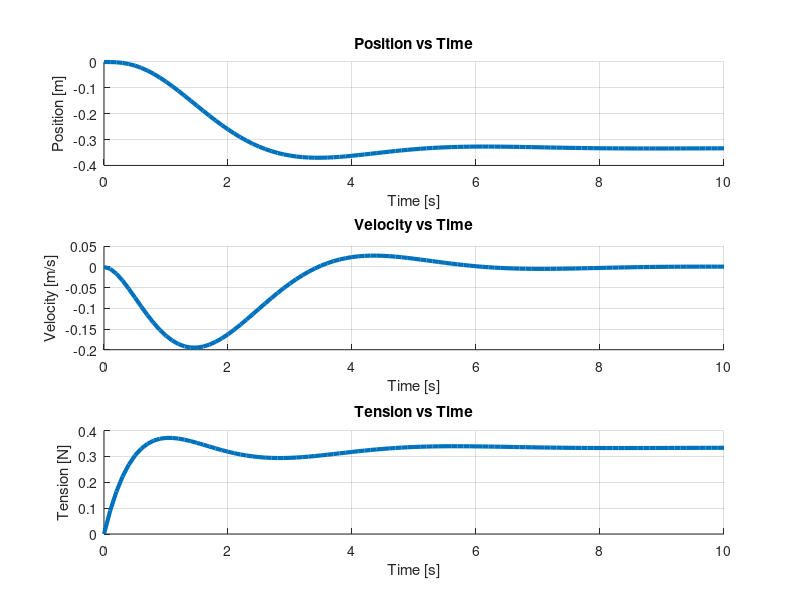
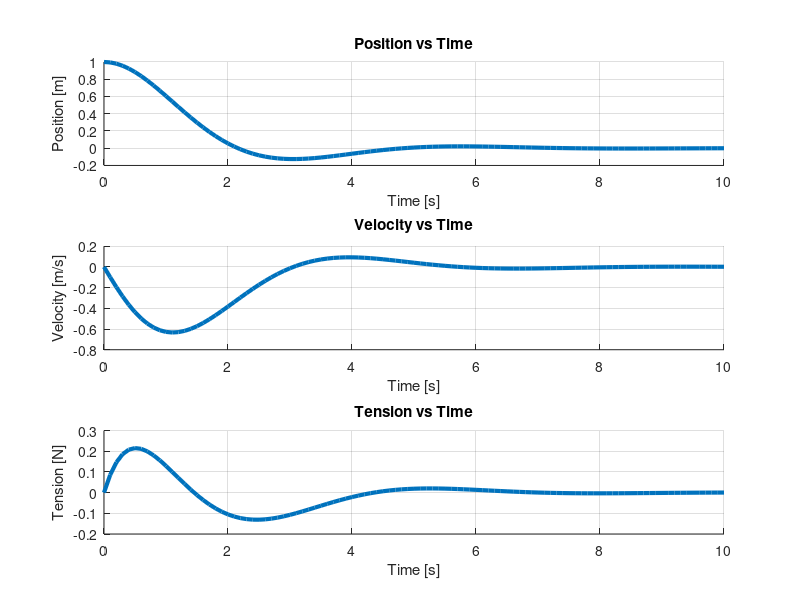
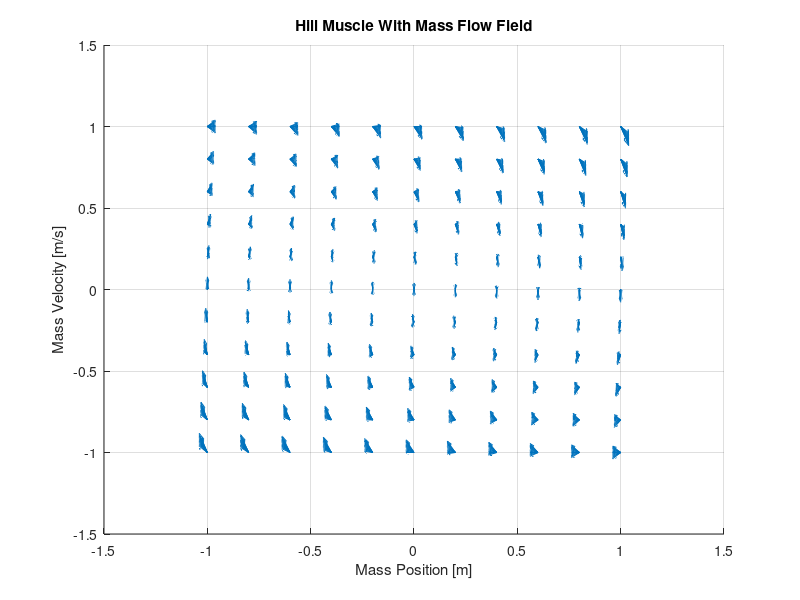
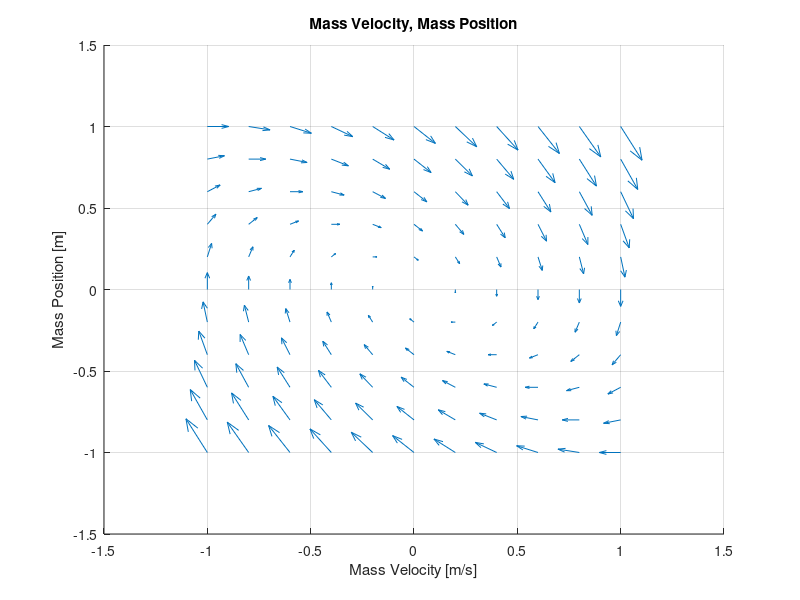

These figures' MATLAB source, in order:
%% Hill Muscle With Mass Analysis

% Clear Everything.
clear, close('all'), clc


%% Setup the Problem.

% Define the system variables.
m = 1;
c = 1;
k = 1;
kse = 1;
kpe = 1;
b = 1;

% Define the system matrix.
A = [ 0 1 0; -(k/m) -(c/m) -(1/m); (kse*kpe)/b kse -(kse/b)*(1 + kpe/kse) ];
B = [ 0; 0; kse/b ];
C = eye(3);
D = 0;

% Create the state space system.
Gss = ss( A, B, C, D );


%% Generate the Step Response.

% Define the simulation duration.
tfinal = 10;

% Compute the step response.
[ ys, ts ] = step( Gss, tfinal );

% Plot the step response.
figure( 'Color', 'w', 'Name', 'Hill Muscle with Mass Step Response' )
subplot( 3, 1, 1 ), hold on, grid on, xlabel('Time [s]'), ylabel('Position [m]'), title('Position vs Time'), plot( ts, ys(:, 1), '-', 'Linewidth', 3 )
subplot( 3, 1, 2 ), hold on, grid on, xlabel('Time [s]'), ylabel('Velocity [m/s]'), title('Velocity vs Time'), plot( ts, ys(:, 2), '-', 'Linewidth', 3 )
subplot( 3, 1, 3 ), hold on, grid on, xlabel('Time [s]'), ylabel('Tension [N]'), title('Tension vs Time'), plot( ts, ys(:, 3), '-', 'Linewidth', 3 )


%% Simulate the Hill Muscle Model.

% Define the system initial condition.
% x0 = [ 0; 0; 0 ];
x0 = [ 1; 0; 0 ];

% Define the simulation duration.
tfinal = 10;

% Compute the system response.
[ ys, ts ] = initial( Gss, x0, tfinal );

% Plot the system states.
figure( 'Color', 'w', 'Name', 'Hill Muscle With Mass State Response' )
subplot( 3, 1, 1 ), hold on, grid on, xlabel('Time [s]'), ylabel('Position [m]'), title('Position vs Time'), plot( ts, ys(:, 1), '-', 'Linewidth', 3 )
subplot( 3, 1, 2 ), hold on, grid on, xlabel('Time [s]'), ylabel('Velocity [m/s]'), title('Velocity vs Time'), plot( ts, ys(:, 2), '-', 'Linewidth', 3 )
subplot( 3, 1, 3 ), hold on, grid on, xlabel('Time [s]'), ylabel('Tension [N]'), title('Tension vs Time'), plot( ts, ys(:, 3), '-', 'Linewidth', 3 )


%% Plot the Flow Field.

n = 11;
xs1 = linspace( -1, 1, n );
xs2 = linspace( -1, 1, n );
xs3 = linspace( -1, 1, n );

% [ Xs1, Xs2, Xs3 ] = meshgrid( xs1, xs2, xs3 );
[ Xs1, Xs2, Xs3 ] = ndgrid( xs1, xs2, xs3 );

Fs = zeros( n, n, n, 3 );

for k1 = 1:n
    for k2 = 1:n
        for k3 = 1:n
            
            x = [ Xs1( k1, k2, k3 ); Xs2( k1, k2, k3 ); Xs3( k1, k2, k3 ) ];
            
            f = A*x;
            
            Fs( k1, k2, k3, : ) = reshape( f, [ 1, 1, 1, numel(f) ] );
            
        end
    end
end

Xs1_12 = squeeze( Xs1( :, :, round( n/2 ) ) ); Xs2_12 = squeeze( Xs2( :, :, round( n/2 ) ) );
Fs1_12 = squeeze( Fs( :, :, round( n/2 ), 1 ) ); Fs2_12 = squeeze( Fs( :, :, round( n/2 ), 2 ) );

Xs1_13 = squeeze( Xs1( :, round( n/2 ), : ) ); Xs3_13 = squeeze( Xs3( :, round( n/2 ), : ) );
Fs1_13 = squeeze( Fs( :, round( n/2 ), :, 1 ) ); Fs3_13 = squeeze( Fs( :, round( n/2 ), :, 3 ) );

Xs2_23 = squeeze( Xs2( round( n/2 ), :, : ) ); Xs3_23 = squeeze( Xs3( round( n/2 ), :, : ) );
Fs2_23 = squeeze( Fs( round( n/2 ), :, :, 2 ) ); Fs3_23 = squeeze( Fs( round( n/2 ), :, :, 3 ) );

% Define the dimension order.
dim_order = [ 2 1 3 ];

figure( 'Color', 'w', 'Name', 'Hill Muscle With Mass Flow Field' ), hold on, grid on, xlabel('Mass Position [m]'), ylabel('Mass Velocity [m/s]'), zlabel('Muscle Tension [N]'), title('Hill Muscle With Mass Flow Field'), rotate3d on
quiver3( permute( Xs1, dim_order ), permute( Xs2, dim_order ), permute( Xs3, dim_order ), permute( Fs( :, :, :, 1 ), dim_order ), permute( Fs( :, :, :, 2 ), dim_order ), permute( Fs( :, :, :, 3 ), dim_order ) )

figure( 'Color', 'w', 'Name', 'Hill Muscle Position-Velocity Projection' ), hold on, grid on, xlabel('Mass Velocity [m/s]'), ylabel('Mass Position [m]'), title('Mass Velocity, Mass Position'), rotate3d on, quiver( Xs1_12, Xs2_12, Fs1_12, Fs2_12 )
figure( 'Color', 'w', 'Name', 'Hill Muscle Position-Tension Projection' ), hold on, grid on, xlabel('Mass Velocity [m/s]'), ylabel('Muscle Tension [N]'), title('Mass Velocity, Mass Tension'), rotate3d on, quiver( Xs1_13, Xs3_13, Fs1_13, Fs3_13 )
figure( 'Color', 'w', 'Name', 'Hill Muscle Velocity-Tension Projection' ), hold on, grid on, xlabel('Mass Position [m]'), ylabel('Muscle Tension [N]'), title('Mass Position, Mass Tension'), rotate3d on, quiver( Xs2_23, Xs3_23, Fs2_23, Fs3_23 )

